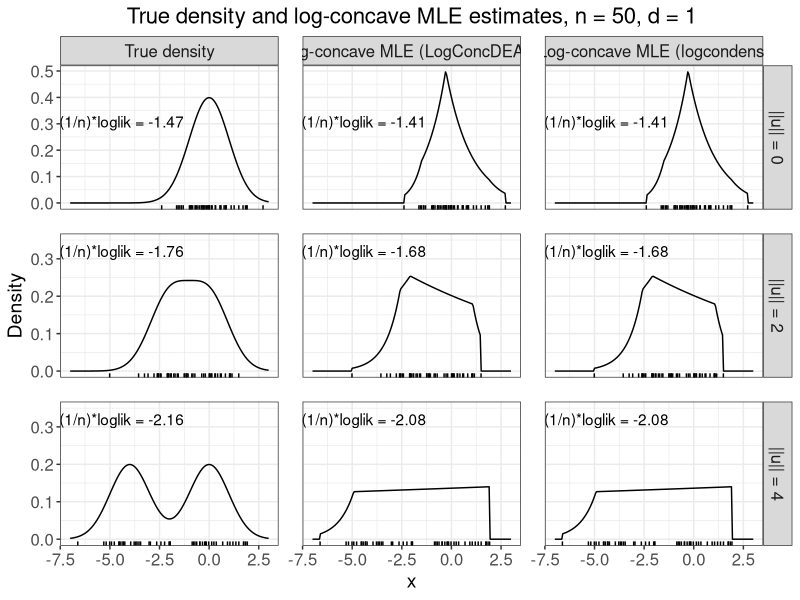

Reproduce this figure in R.
# Create Figure 6 in appendix.
# Plot log-concave MLE densities for normal mixtures at n = 50 and d = 1.

# Read in libraries
suppressMessages(library(data.table))
suppressMessages(library(tidyverse))
suppressMessages(library(tidyr))

# Create theme
paper_theme <- theme_bw() +
  theme(plot.title    = element_text(hjust = 0.5, size = 16),
        plot.subtitle = element_text(hjust = 0.5, size = 14),
        legend.title  = element_text(size = 14),
        axis.title    = element_text(size = 14),
        legend.text   = element_text(size = 12),
        axis.text     = element_text(size = 12),
        strip.text    = element_text(size = 12),
        panel.spacing = unit(1.2, "lines"))

# Read in data
density_points <- fread("sim_data/fig06_points.csv")

density_values <- fread("sim_data/fig06_densities.csv")

# Check parameters
stopifnot(unique(density_values$d) == 1,
          unique(density_values$n_obs) == 50)

# Extract (1/n)*loglik values
loglik_df <- density_values %>%
  group_by(mu_norm) %>%
  slice(1) %>%
  pivot_longer(cols = c("mean_loglik_true_dens",
                        "mean_loglik_LogConcDEAD",
                        "mean_loglik_logcondens")) %>%
  mutate(name = factor(name,
                       levels = c("mean_loglik_true_dens",
                                  "mean_loglik_LogConcDEAD",
                                  "mean_loglik_logcondens"),
                       labels = c("True density",
                                  "Log-concave MLE (LogConcDEAD)",
                                  "Log-concave MLE (logcondens)")),
         mu_norm = factor(mu_norm, levels = c(0, 2, 4),
                          labels = c("||u|| = 0", "||u|| = 2", "||u|| = 4")))

# Plot densities
logconc_densities_n50_d1 <- density_values %>%
  pivot_longer(cols = c("true_density", "LogConcDEAD_density",
                        "logcondens_density")) %>%
  mutate(name = factor(name, levels = c("true_density",
                                        "LogConcDEAD_density",
                                        "logcondens_density"),
                       labels = c("True density",
                                  "Log-concave MLE (LogConcDEAD)",
                                  "Log-concave MLE (logcondens)")),
         mu_norm = factor(mu_norm, levels = c(0, 2, 4),
                          labels = c("||u|| = 0", "||u|| = 2", "||u|| = 4"))) %>%
  ggplot(aes(x = x, y = value)) +
  geom_line() +
  facet_grid(mu_norm ~ name, scales = "free") +
  geom_rug(aes(x = x), sides = "b", inherit.aes = F,
           data = density_points) +
  geom_text(aes(x = -4.5, y = 0.35,
                label = paste("\n", "(1/n)*loglik =", round(value, 2))),
            data = loglik_df %>% filter(d == 1, n_obs == 50)) +
  paper_theme +
  labs(y = "Density",
       title = "True density and log-concave MLE estimates, n = 50, d = 1")

#####################
##### Save plot #####
#####################

ggsave(plot = logconc_densities_n50_d1,
       filename = "sim_plots/figure_06.pdf",
       width = 9.7, height = 5)
